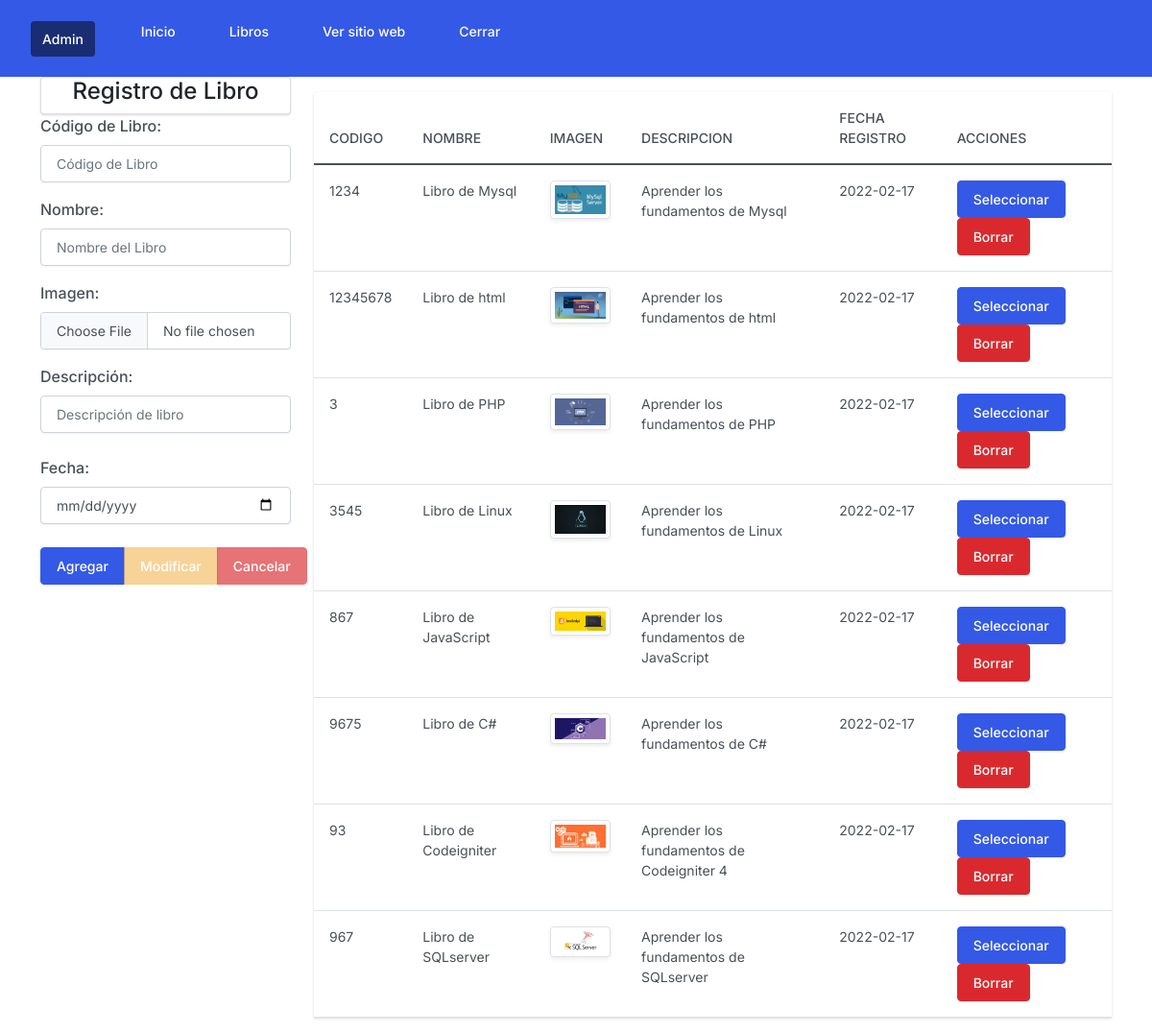
Screenshot of /administrador/seccion/productos.php (signed in) with the database file from the repository.
### tables this page shows
CREATE TABLE `libros` (
  `id` int(11) NOT NULL,
  `codigo` int(100) NOT NULL,
  `nombre` varchar(100) NOT NULL,
  `imagen` varchar(1000) NOT NULL,
  `descripcion` varchar(500) NOT NULL,
  `fecha_alta` date NOT NULL
);

### administrador/seccion/productos.php (the view, shortened to what this page needs)
<?php include("../templates/cabecera.php") ?>
<?php
$txtID=(isset($_POST['txtID']))?$_POST['txtID']:"";
$txtNombre=(isset($_POST['txtNombre']))?$_POST['txtNombre']:"";
$txtDescripcion=(isset($_POST['txtDescripcion']))?$_POST['txtDescripcion']:"";
$txtfecha=(isset($_POST['txtfecha']))?$_POST['txtfecha']:"";
$accion=(isset($_POST['accion']))?$_POST['accion']:"";
include("../config/db.php");
$sentenciaSQL= $conexion->prepare("SELECT * FROM libros");
$sentenciaSQL->execute();
$listaLibros=$sentenciaSQL->fetchAll(PDO::FETCH_ASSOC);
?>
<link rel="stylesheet" href="../css/bootstrap.min.css">
<div class="col-md-3">
        <div class="card text-center">
        <h4>Registro de Libro</h4>
        </div>
        <form method="POST" enctype="multipart/form-data" class="form-horizontal">
            <div class="mb-3">
                <label for="txtID" class="form-label">Código de Libro:</label>
                <input type="text" class="form-control" id="txtID" name="txtID" value="<?php echo $txtID ?>" placeholder="Código de Libro" required >
            </div>
            <div class="mb-3">
                <label for="txtNombre" class="form-label">Nombre:</label>
                <input type="text" class="form-control" id="txtNombre" name="txtNombre" value="<?php echo $txtNombre ?>" placeholder="Nombre del Libro" required >
            </div>
            <div class="mb-3">
                <label for="txtImagen"  class="form-label">Imagen:</label>
                <br>
                <input type="file" class="form-control" id="txtImagen" name="txtImagen" placeholder="" >
            </div>
            <div class="form-group">
                <label for="txtDescripcion" class="form-label">Descripción:</label>
                <input type="text" class="form-control" id="txtDescripcion" name="txtDescripcion" value="<?php echo $txtDescripcion ?>"  placeholder="Descripción de libro" required>
            </div>
            <br>
            <div class="form-group">
                <label for="txtfecha" class="form-label">Fecha:</label>
                <input type="date" class="form-control" id="txtfecha" name="txtfecha" value="<?php echo $txtfecha ?>" placeholder="" required>
            </div>
            <br>
            <div class="btn-group" role="group" aria-label="">
                <button type="submit" name="accion" value="Agregar" <?php echo ($accion=="Seleccionar")?"disabled":""; ?> class="btn btn-primary">Agregar</button>
                <button type="submit" name="accion" value="Modificar" <?php echo ($accion!="Seleccionar")?"disabled":""; ?> class="btn btn-warning">Modificar</button>
                <button type="submit" name="accion" value="Cancelar" <?php echo ($accion!="Seleccionar")?"disabled":""; ?> class="btn btn-danger">Cancelar</button>
            </div>
        </form>
</div>
<div class="col-md-9">
    <table class="control table">
        <table class="table">
            <thead>
                <tr>
                    <th>Codigo</th>
                    <th>Nombre</th>
                    <th>Imagen</th>
                    <th>Descripcion</th>
                    <th>Fecha Registro</th>
                    <th>Acciones</th>
                </tr>
            </thead>
            <tbody>
                <?php foreach($listaLibros as $libros) { ?>
                <tr>
                    <td><?php echo $libros['codigo'];?></td>
                    <td><?php echo $libros['nombre'];?></td>
                    <td>
                        <img class="img-thumbnail rounded" src="../../img/<?php echo $libros['imagen']; ?>" width="75">
                    </td>
                    <td><?php echo $libros['descripcion'];?></td>
                    <td><?php echo $libros['fecha_alta'];?></td>
                    <td>
                        <form method="POST">
                            <input type="submit" name="accion" value="Seleccionar" class="btn btn-primary"/>
                            <input type="submit" name="accion" value="Borrar" class="btn btn-danger"/>
                        </form>
                    </td>
                </tr>
                <?php } ?>
            </tbody>
        </table>
</div>
<?php include('../templates/pie.php') ?>

### rows the page displays
libros: codigo "1234", nombre "Libro de Mysql", imagen (picture), descripcion "Aprender los fundamentos de Mysql", fecha_alta "2022-02-17"
libros: codigo "12345678", nombre "Libro de html", imagen (picture), descripcion "Aprender los fundamentos de html", fecha_alta "2022-02-17"
libros: codigo "3", nombre "Libro de PHP", imagen (picture), descripcion "Aprender los fundamentos de PHP", fecha_alta "2022-02-17"
libros: codigo "3545", nombre "Libro de Linux", imagen (picture), descripcion "Aprender los fundamentos de Linux", fecha_alta "2022-02-17"
libros: codigo "867", nombre "Libro de JavaScript", imagen (picture), descripcion "Aprender los fundamentos de JavaScript", fecha_alta "2022-02-17"
libros: codigo "9675", nombre "Libro de C#", imagen (picture), descripcion "Aprender los fundamentos de C#", fecha_alta "2022-02-17"
libros: codigo "93", nombre "Libro de Codeigniter", imagen (picture), descripcion "Aprender los fundamentos de Codeigniter 4", fecha_alta "2022-02-17"
libros: codigo "967", nombre "Libro de SQLserver", imagen (picture), descripcion "Aprender los fundamentos de SQLserver", fecha_alta "2022-02-17"
